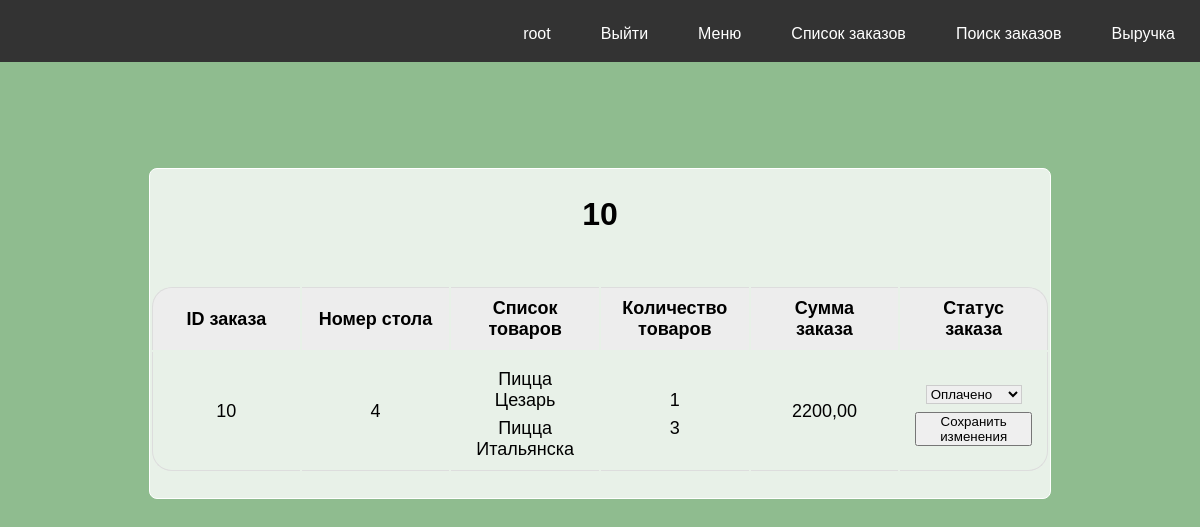
Screenshot of /orders/order_detail/10/ (signed in) with the database file from the repository.
### orders/models.py (models this page shows, shortened)
class Order(models.Model):
    objects = None
    PENDING = 'В ожидании'
    PAID = 'Оплачено'
    READY = 'Готово'
    STATUS = [
        (PENDING, 'В ожидании'),
        (PAID, 'Оплачено'),
        (READY, 'Готово'),
    ]
    user = models.ForeignKey(get_user_model(),
                             on_delete=models.SET_NULL,
                             related_name='orders',
                             null=True,
                             blank=True)
    table_number = models.PositiveIntegerField(validators=[MaxValueValidator(20)],
                                               blank=True, verbose_name='Номер стола')
    creation_time = models.DateTimeField(auto_now_add=True, verbose_name='Дата создания заказа')
    update_time = models.DateTimeField(auto_now=True, verbose_name='Дата изменения заказа')
    status = models.CharField(
        max_length=11,
        choices=STATUS,
        default=PENDING,
        verbose_name='Статус заказа')
    class Meta:
        ordering = ['pk']
        verbose_name = 'Заказ'
        verbose_name_plural = 'Заказы'
    def get_total_cost(self):
        return sum(item.get_cost() for item in self.items.all())

class OrderItem(models.Model):
    order = models.ForeignKey(Order,
                              related_name='items',
                              on_delete=models.CASCADE)
    product = models.ForeignKey(Menu,
                                related_name='order_items',
                                on_delete=models.CASCADE,
                                verbose_name='Код блюда')
    quantity = models.PositiveIntegerField(default=1, verbose_name='Количество')
    price = models.DecimalField(max_digits=6, decimal_places=2, verbose_name='Сумма')
    discount = models.DecimalField(max_digits=6, decimal_places=2, default=0, verbose_name='Скидка в %')
    class Meta:
        ordering = ['pk']
    def get_cost(self):
        return round(self.price * self.quantity, 2)

### menu/models.py (models this page shows, shortened)
class Menu(models.Model):
    class Status(models.IntegerChoices):
        ABSENT = 0, 'Отсутствует'
        AVAILABILITY = 1, 'Вналичие'
    category = models.ForeignKey(Category, on_delete=models.PROTECT, related_name='product', verbose_name='Категория')
    name_product = models.CharField(max_length=200, verbose_name='Наименование блюда')
    slug = models.SlugField(max_length=200, db_index=True)
    description = models.TextField(max_length=500, null=True, verbose_name='Состав')
    price = models.DecimalField(max_digits=6, decimal_places=2, verbose_name='Цена')
    is_available = models.BooleanField(choices=Status.choices, default=Status.AVAILABILITY, verbose_name='Наличие')
    image = models.ImageField(upload_to="products/%Y/%m/%d", blank=True, default='Добавить изображение')
    created = models.DateTimeField(auto_now_add=True, verbose_name='Дата добавления в меню')
    updated = models.DateTimeField(auto_now_add=True, verbose_name='Дата изменения')
    objects = models.Manager()
    available = AvailableManager()
    class Meta:
        ordering = ('name_product',)
        index_together = (('id', 'slug'),)
        verbose_name = 'Продукт'
        verbose_name_plural = 'Продукты'
    def __str__(self):
        return self.name_product

### orders/views.py (the view, shortened to what this page needs)
# urls.py: path('order_detail/<int:pk>/', OrderDetailView.as_view(), name='order_detail'),
class OrderDetailView(LoginRequiredMixin, DetailView):
    model = Order
    template_name = 'orders/order_detail.html'
    slug_url_kwarg = 'product_slug'
    context_object_name = 'order'
    def get_context_data(self, **kwargs):
        context = super().get_context_data(**kwargs)
        context['orderitems'] = self.object.items.all()  # Получаем элементы только для текущего заказа
        context['status_form'] = UpdateStatusForm(instance=self.object)  # Передаем текущий статус в форму
        return context

### orders/forms.py
class UpdateStatusForm(forms.ModelForm):
    STATUS_CHOICES = [
        (Order.PENDING, 'В ожидании'),  # Используйте константы из модели
        (Order.PAID, 'Оплачено'),
        (Order.READY, 'Готово'),
    ]
    status = forms.ChoiceField(label='', choices=STATUS_CHOICES, required=False,
                               widget=forms.Select(attrs={'class': 'form-input'}))
    class Meta:
        model = Order
        fields = ['status']

### cart/context_processors.py (called while the page is built)
def cart(request):
    return {'cart': Cart(request)}

### menu/templatetags/restaurant_tags.py (called while the page is built)
@register.simple_tag
def get_menu():
    return menu

### orders/templates/orders/order_detail.html (shortened to what this page needs)
{% extends 'base.html' %}
{% load static %}
{% block content %}
<div class="product-detail">
  <div class="content-pr">
    <h1 style="text-align: center; padding: 3%">{{order.id}}</h1>
     <table class="table">
    <thead>
      <tr>
        <th>ID заказа</th>
        <th>Номер стола</th>
        <th>Список товаров</th>
        <th>Количество товаров</th>
        <th>Сумма заказа</th>
        <th>Статус заказа</th>
      </tr>
    </thead>
    <tbody>
      <tr>
        <td>{{ order.id }}</td>
        <td>{{ order.table_number }}</td>
        <td>
          <ul>
          {% for orderitem in orderitems %}
            {% if orderitem.order_id == order.id %}
            <li> {{ orderitem.product }} </li>
            {% endif %}
          {% endfor %}
          </ul>
        </td>
        <td>
          <ul>
          {% for orderitem in orderitems %}
            {% if orderitem.order_id == order.id %}
            <li> {{ orderitem.quantity }} </li>
            {% endif %}
          {% endfor %}
            </ul>
        </td>
        <td>{{ order.get_total_cost }}</td>
        <td>
          <form method="post" class="status_order">
            {{ status_form.as_p }}
            <button type="submit">Сохранить изменения</button>
          </form>
        </td>
      </tr>
    </tbody>
  </table>
  </div>
</div>
{% endblock %}

### templates/base.html (shortened to what this page needs)
<!DOCTYPE html>
{% load static %}
{% load restaurant_tags %}
<html lang="en">
<head>
    <link type="text/css" href="{% static 'cafe/css/style.css' %}" rel="stylesheet">
    <link type="text/css" href="{% static 'cafe/css/styler.css' %}" rel="stylesheet">
    <link type="text/css" href="{% static 'cafe/css/stylecart.css' %}" rel="stylesheet">
    <link type="text/css" href="{% static 'cafe/css/styleorder.css' %}" rel="stylesheet">
    <link type="text/css" href="{% static 'cafe/css/styleauth.css' %}" rel="stylesheet">
    <link type="text/css" href="{% static 'cafe/css/styleproduct.css' %}" rel="stylesheet">
    <link type="text/css" href="{% static 'cafe/css/styletable.css' %}" rel="stylesheet">
    <link type="text/css" href="{% static 'cafe/css/stylesearch.css' %}" rel="stylesheet">
</head>
<body>
  <div class="topnav">
    {% get_menu as menu %}
    {% for m in menu %}
      <a href="{% url m.url_name %}">{{m.title}}</a>
    {% endfor %}
    <div>
    {% if user.is_authenticated %}
      <a href="{% url 'users:logout' %}">Выйти</a>
      <p class="last"> {{user.username}}</p>
    {% endif %}
    </div>
  </div>
  <div class="wrapper">
      {% block content %} {% endblock %}
  </div>
</body>
</html>

### static/cafe/css/style.css (style rules this page uses)
* { margin: 0; padding: 0; }
html, body { background: DarkSeaGreen; background-repeat: no-repeat; background-position: center center; background-attachment: fixed; -moz-background-size: cover; -o-background-size: cover; background-size: cover; width: 100%; height: 100%; font-family: Arial, Helvetica, sans-serif; }
.topnav { background-color: #333; position: fixed; top: 0; width: 100%; height: 7%; transition: top 0.3s; }
.topnav a { float: right; display: block; color: white; text-align: center; padding: 25px; text-decoration: none; }
.last { float: right; display: block; color: white; text-align: center; padding: 25px; text-decoration: none; }
.wrapper { width: 100%; height: 100%; margin-top: 7%; }
h1 { text-align: center; }

### static/cafe/css/styleorder.css (style rules this page uses)
.status_order { display: flex; flex-direction: column; flex-wrap: nowrap; align-items: center; }
.status_order select { width: 0 px; padding: 0 px; margin: 8px 5px; border: 1px solid #ccc; box-sizing: border-box; }

### static/cafe/css/styleproduct.css (style rules this page uses)
.product-detail { display: flex; align-items: center; flex-direction: row; flex-wrap: nowrap; justify-content: center; }
.content-pr { display: flex; margin-top: 7%; overflow: auto; overflow-x: hidden; margin-bottom: 12%; border: 1px solid white; background: rgba(255, 255, 255, 0.8); border-radius: 8px; flex-direction: column; flex-wrap: nowrap; align-items: center; width: 75%; }

### static/cafe/css/styletable.css (style rules this page uses)
.table { width: 100%; table-layout: fixed; border: none; margin-bottom: 20px; border-collapse: separate; margin-block: 25px; }
.table thead th { font-weight: bold; text-align: center; border: none; padding: 10px 15px; background: #EDEDED; font-size: 18px; border-top: 1px solid #ddd; }
.table tr th:first-child, .table tr td:first-child { border-left: 1px solid #ddd; }
.table tr th:last-child, .table tr td:last-child { border-right: 1px solid #ddd; }
.table thead tr th:first-child { border-radius: 20px 0 0 0; }
.table thead tr th:last-child { border-radius: 0 20px 0 0; }
.table tbody td { text-align: center; vertical-align: middle; border: none; padding: 10px 15px; font-size: 18px; vertical-align: middle; }
.table tbody tr:last-child td { border-bottom: 1px solid #ddd; }
.table tbody tr:last-child td:first-child { border-radius: 0 0 0 20px; }
.table tbody tr:last-child td:last-child { border-radius: 0 0 20px 0; }
.table ul { list-style: none; }
.table li { margin-top: 7px; }

### rows the page displays
Order: id "10", table_number "4", get_total_cost "2200,00", status "Оплачено"
OrderItem: product "Пицца Цезарь", quantity "1"
OrderItem: product "Пицца Итальянска", quantity "3"

### other values shown
{{ m.title }} "Выручка" "Поиск заказов" "Список заказов" "Меню"
{{ user.username }} "root"
